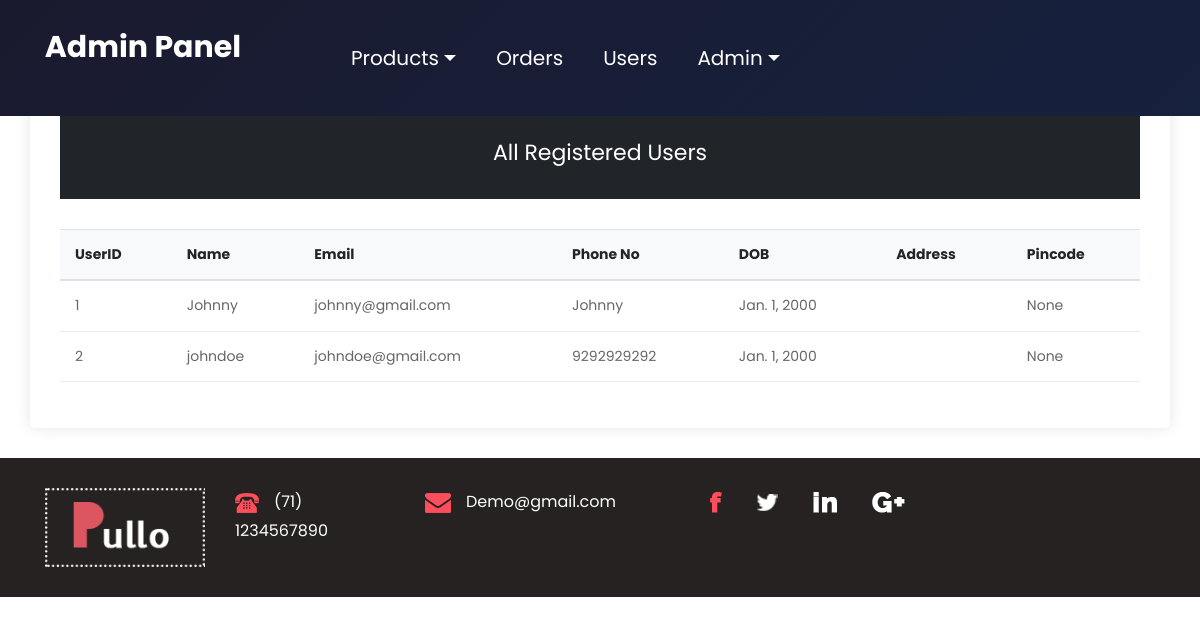
Page /userdetails/ on the earlier database version.
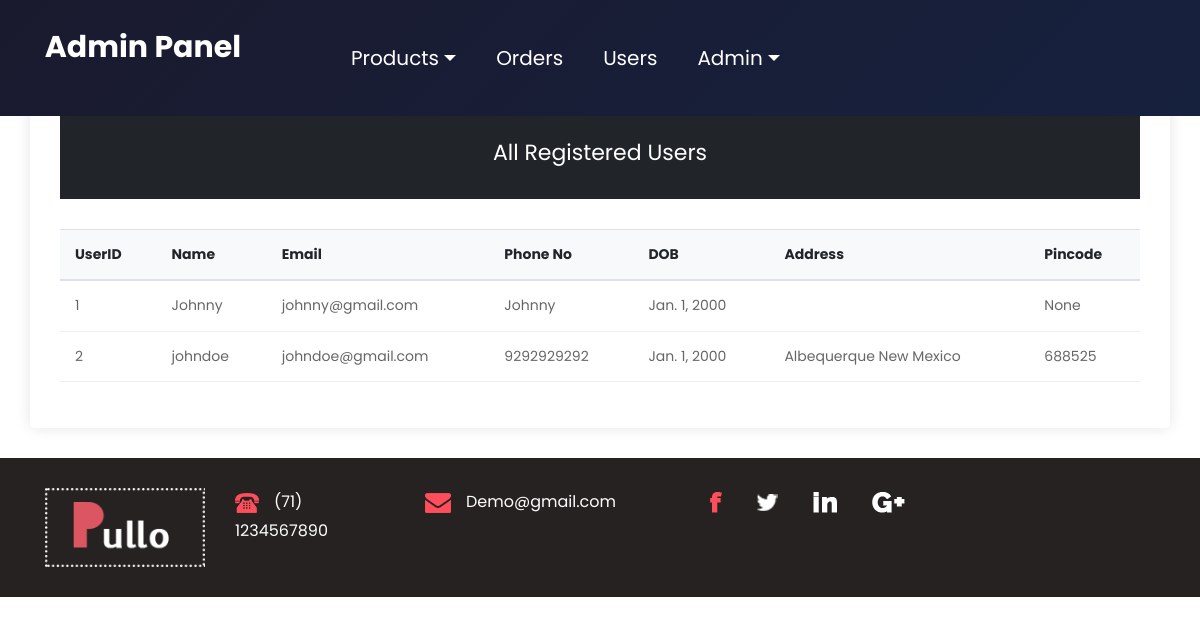
Same page on the later database version.
### app/models.py (models this page shows, shortened)
class UserDetails(models.Model):
    userid = models.AutoField(primary_key=True)
    name = models.CharField(max_length=100)
    email = models.EmailField(unique=True)
    password = models.CharField(max_length=128)
    address = models.TextField(blank=True, null=True, default='')
    dob = models.DateField(blank=True, null=True, default='2000-01-01')
    pincode = models.CharField(max_length=10, blank=True, null=True)
    phoneno = models.CharField(max_length=15, blank=True, null=True)

### app/views.py (the view)
# urls.py: path('userdetails/', views.userdetails, name='userdetails'),
def userdetails(request):
    return render(request, 'admin/userdetails.html', {'users': UserDetails.objects.all()})

### template/admin/userdetails.html (shortened to what this page needs)
{% load static %}
<!DOCTYPE html>
<html lang="en">
   <head>
      <link rel="stylesheet" href="{% static 'css/bootstrap.min.css' %}">
      <link rel="stylesheet" href="{% static 'css/style.css' %}">
      <link rel="stylesheet" href="{% static 'css/responsive.css' %}">
      <link rel="stylesheet" href="{% static 'css/jquery.mCustomScrollbar.min.css' %}">
      <link rel="stylesheet" href="https://netdna.bootstrapcdn.com/font-awesome/4.0.3/css/font-awesome.css">
   </head>
   <body>
      {% include 'admin/header.html' %}
      <div class="container admin-container">
         <div class="row">
            <div class="col-md-12">
               <div class="admin-header">
                  <h2 class="text-center" style="color: white;">All Registered Users</h2>
               </div>
               <div class="table-responsive">
                  <table class="table custom-table">
                     <thead>
                        <tr>
                           <th>UserID</th>
                           <th>Name</th>
                           <th>Email</th>
                           <th>Phone No</th>
                           <th>DOB</th>
                           <th>Address</th>
                           <th>Pincode</th>
                        </tr>
                     </thead>
                     <tbody>
                        {% for user in users %}
                        <tr>
                           <td>{{ user.userid }}</td>
                           <td>{{ user.name }}</td>
                           <td>{{ user.email }}</td>
                           <td>{{ user.phoneno }}</td>
                           <td>{{ user.dob }}</td>
                           <td>{{ user.address }}</td>
                           <td>{{ user.pincode }}</td>
                        </tr>
                        {% empty %}
                        <tr>
                           <td colspan="7" class="text-center">No users found.</td>
                        </tr>
                        {% endfor %}
                     </tbody>
                  </table>
               </div>
            </div>
         </div>
      </div>
      {% include 'admin/footer.html' %}
   </body>
</html>

Differences in the rows shown:
changed UserDetails "johndoe": address (not shown) → "Albequerque New Mexico"; pincode "None" → "688525"
